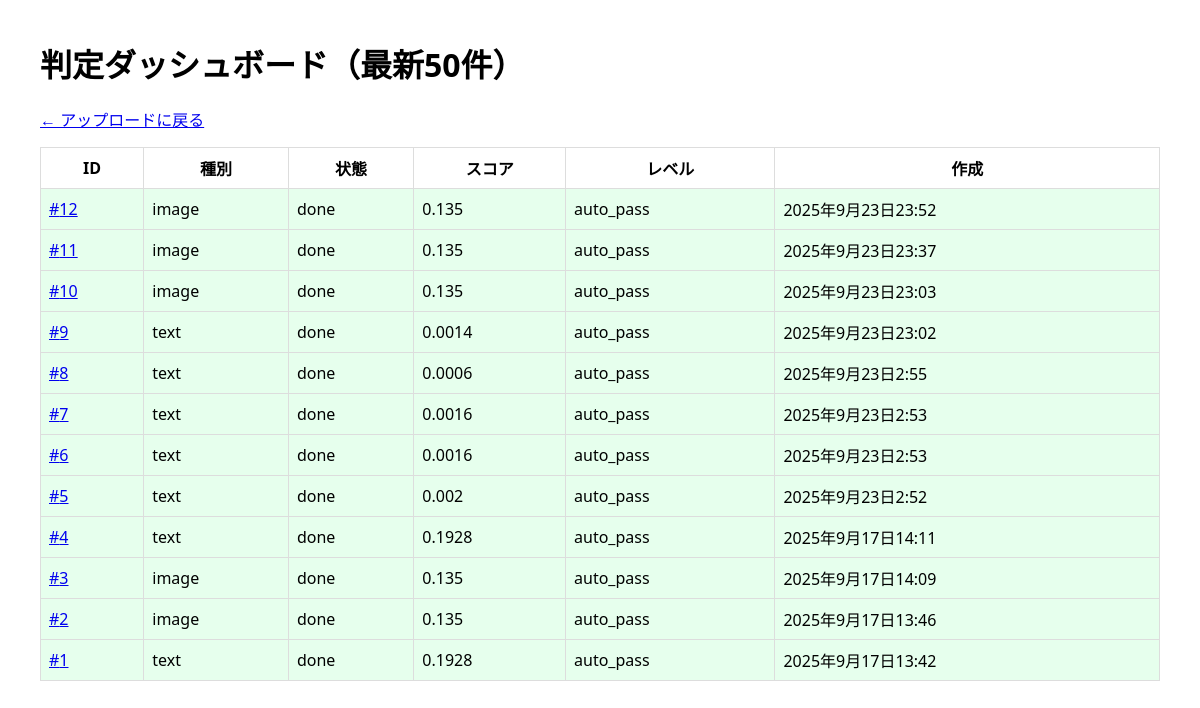
Page /dashboard/ on the earlier database version.
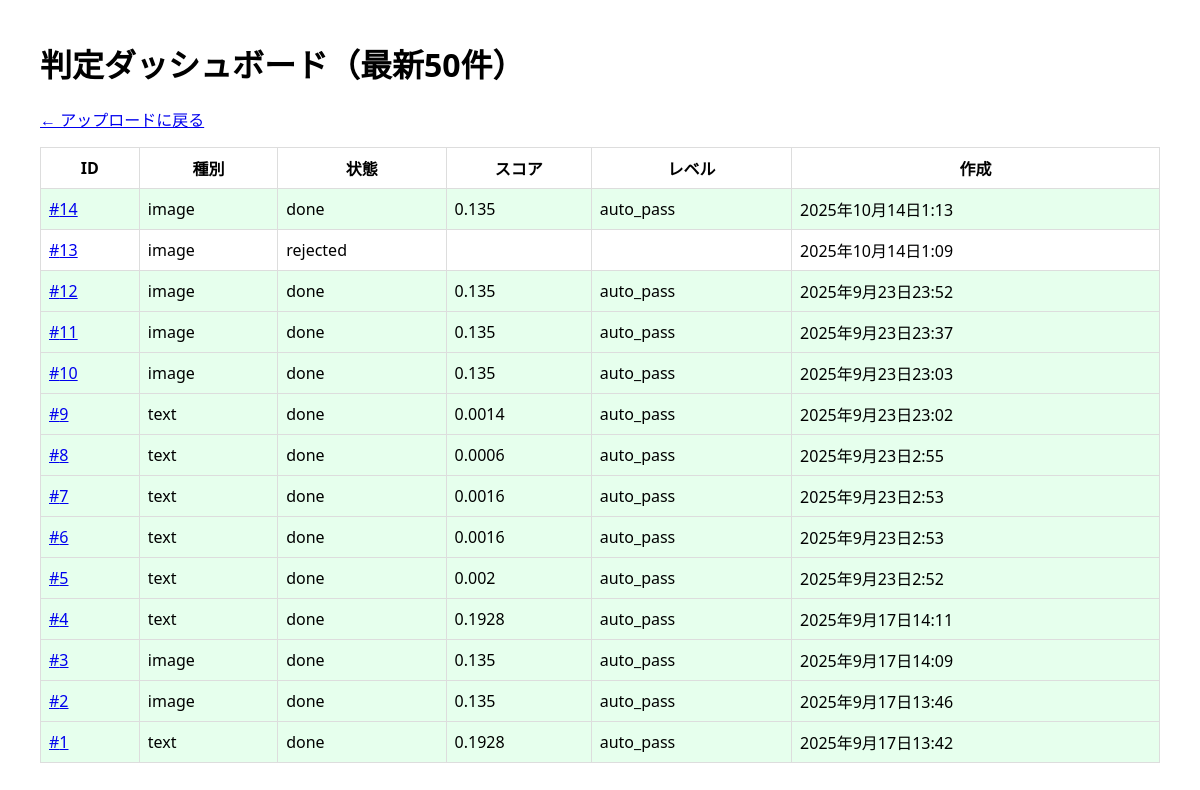
Same page on the later database version.
### core/models.py (models this page shows)
class CheckJob(models.Model):
    KIND_CHOICES = [("image","image"),("text","text")]
    STATUS = [("pending","pending"),("running","running"),("done","done"),("rejected","rejected")]
    user = models.ForeignKey(User, on_delete=models.PROTECT, null=True, blank=True)
    kind = models.CharField(max_length=8, choices=KIND_CHOICES)
    status = models.CharField(max_length=10, choices=STATUS, default="pending")
    prompt_text = models.TextField(blank=True)
    tool_name = models.CharField(max_length=50, blank=True)
    created_at = models.DateTimeField(auto_now_add=True)
    finished_at = models.DateTimeField(null=True, blank=True)

class CheckResult(models.Model):
    job = models.OneToOneField(CheckJob, on_delete=models.CASCADE, related_name="result")
    risk_score_total = models.FloatField()
    risk_level = models.CharField(max_length=12)
    decision = models.CharField(max_length=16)
    threshold_version = models.CharField(max_length=32)

### core/views.py (the view)
# urls.py: path("dashboard/", views.dashboard_view, name="dashboard"),
def dashboard_view(request):
    jobs = CheckJob.objects.select_related("result").order_by("-created_at")[:50]
    return render(request, "core/dashboard.html", {"jobs": jobs})

### core/templates/core/dashboard.html (shortened to what this page needs)
<!doctype html>
<html lang="ja"><head><meta charset="utf-8"><title>ダッシュボード</title>
</head><body>
  <h1>判定ダッシュボード（最新50件）</h1>
  <p><a href="/">← アップロードに戻る</a></p>
  <table>
    <tr><th>ID</th><th>種別</th><th>状態</th><th>スコア</th><th>レベル</th><th>作成</th></tr>
    {% for j in jobs %}
      <tr class="lv-{% if j.result %}{{ j.result.risk_level }}{% endif %}">
	<td><a href="/job/{{ j.id }}/">#{{ j.id }}</a></td>
        <td>{{ j.kind }}</td>
        <td>{{ j.status }}</td>
        <td>{% if j.result %}{{ j.result.risk_score_total }}{% endif %}</td>
        <td>{% if j.result %}{{ j.result.risk_level }}{% endif %}</td>
        <td>{{ j.created_at }}</td>
      </tr>
    {% endfor %}
  </table>
</body></html>

### core/templates/core/dashboard.html (style rules this page uses)
body { font-family:system-ui;margin:40px }
table { border-collapse:collapse;width:100% }
th,td { border:1px solid #ddd;padding:8px }
.lv-auto_pass { background:#e6ffed }

Differences in the rows shown:
added CheckJob: id "14", kind "image", status "done", result.risk_score_total "0.135", result.risk_level "auto_pass", created_at "2025年10月14日1:13"
added CheckJob: id "13", kind "image", status "rejected", created_at "2025年10月14日1:09"
